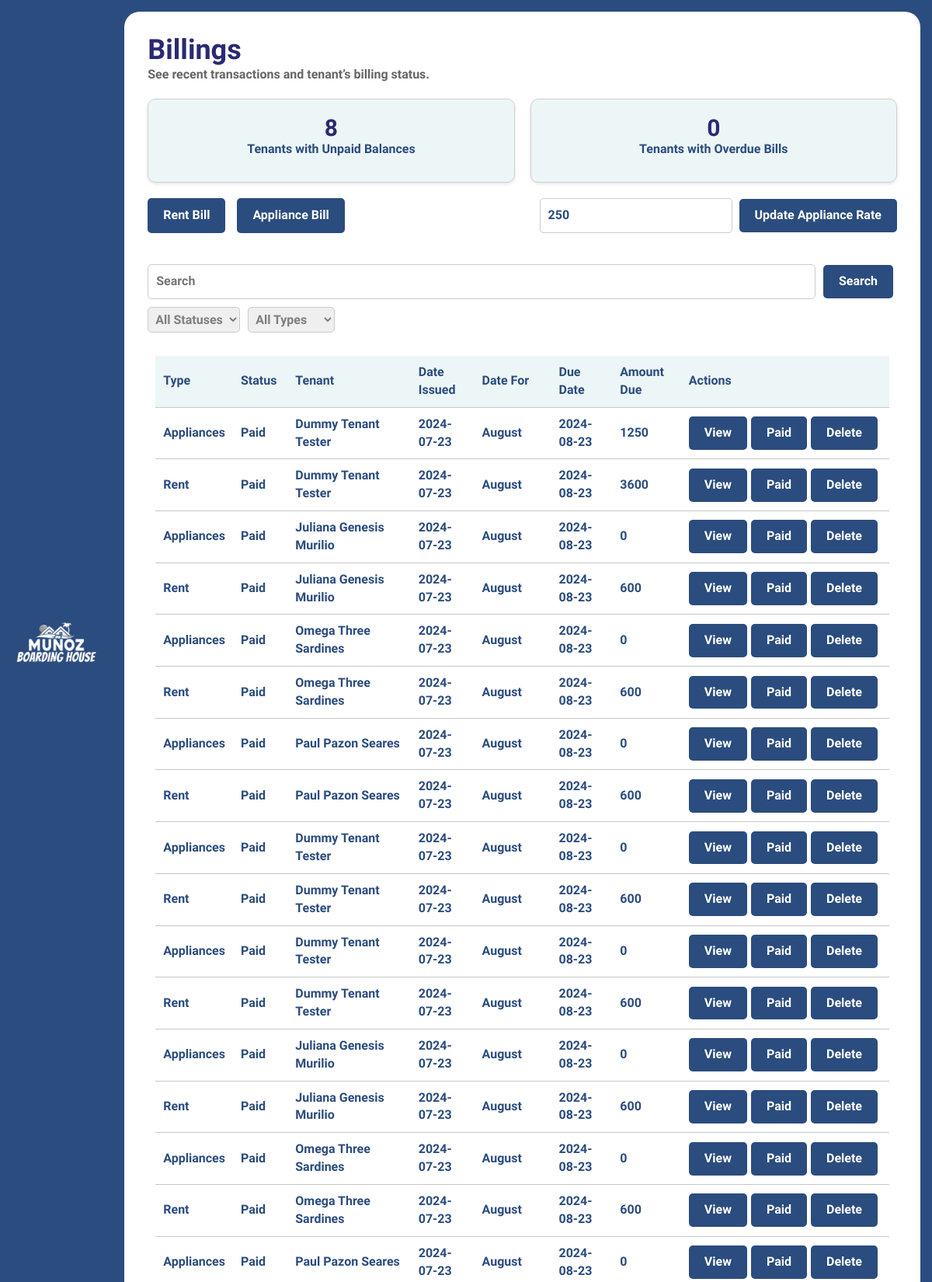
/php/billing.php (upper part), run on the app's committed database.
### tables this page shows
CREATE TABLE `billing` (
  `BillRefNo` int(11) NOT NULL,
  `OccupancyID` int(11) NOT NULL,
  `OccRate` int(11) NOT NULL,
  `TenantAppID` int(11) NOT NULL,
  `Quantity` int(11) NOT NULL,
  `AddQuantity` int(11) NOT NULL,
  `appRate` int(11) NOT NULL,
  `BillingMonth` date NOT NULL,
  `BillDateIssued` date NOT NULL,
  `BillDueDate` date NOT NULL,
  `DueAmount` int(11) NOT NULL,
  `BillStatus` enum('Paid','Unpaid') NOT NULL,
  `BillType` enum('Rent','Appliances') NOT NULL
);

CREATE TABLE `tenant` (
  `TenantID` int(11) NOT NULL,
  `TenFname` varchar(50) NOT NULL,
  `TenLname` varchar(50) NOT NULL,
  `TenMname` varchar(50) NOT NULL,
  `TenHouseNum` int(10) NOT NULL,
  `TenSt` varchar(50) NOT NULL,
  `TenBarangay` varchar(50) NOT NULL,
  `TenCity` varchar(50) NOT NULL,
  `TenProv` varchar(50) NOT NULL,
  `TenConNum` varchar(11) NOT NULL,
  `TenEmail` varchar(250) NOT NULL,
  `TenBdate` date NOT NULL,
  `TenGender` enum('M','F') NOT NULL DEFAULT 'M',
  `EmConFname` varchar(50) NOT NULL,
  `EmConLname` varchar(50) NOT NULL,
  `EmConMname` varchar(50) NOT NULL,
  `EmConNum` varchar(11) NOT NULL,
  `DateCreated` timestamp NOT NULL DEFAULT current_timestamp(),
  `LastModified` timestamp NOT NULL DEFAULT current_timestamp() ON UPDATE current_timestamp()
);

### php/billing.php (the view, shortened to what this page needs)
<?php
include 'mysql.php';
$sql = "SELECT rate FROM appRate WHERE id = (SELECT MAX(id) FROM appRate) LIMIT 1";
$result = $conn->query($sql);
$row = $result->fetch_assoc();
$appRate = $row['rate'];
?>
<!DOCTYPE html>
<html lang="en">
<head>
    <link rel="stylesheet" href="https://cdnjs.cloudflare.com/ajax/libs/font-awesome/4.7.0/css/font-awesome.min.css">
    <link rel="stylesheet" href="https://maxcdn.bootstrapcdn.com/bootstrap/3.4.1/css/bootstrap.min.css">
    <link rel="stylesheet" href="styles/billing-styles.css">
</head>
<body>
    <div class="sidebar">
        <div class="logo">
            <img src="icons/logo.png" alt="Munoz Boarding House Logo">
        </div>
        <ul class="w-100">
        </ul>
    </div>
    <div class="Content">
        <div class="main-content">
            <header>
                <h1><b>Billings</b></h1>
                <p>See recent transactions and tenant’s billing status.</p>
            </header>
            <div class="statistics">
                <div class="stat-box">
                    <h2><b>
                            <?php
                            include 'mysql.php';
                            $stmt = $conn->prepare("SELECT COUNT(*) FROM billing WHERE BillStatus = 'Unpaid'");
                            $stmt->execute();
                            $result = $stmt->get_result();
                            $row = $result->fetch_assoc();
                            echo $row['COUNT(*)'];
                            ?>
                        </b>
                    </h2>
                    <p>Tenants with Unpaid Balances</p>
                </div>
                <div class="stat-box">
                    <h2><b>
                            <?php
                            include 'mysql.php';
                            $current_date = date('Y-m-d');
                            $overdue_bills_query = "SELECT COUNT(*) AS overdue_bills_count, SUM(DueAmount) AS overdue_bills_amount FROM billing WHERE BillStatus = 'Unpaid' AND BillDueDate < '$current_date'";
                            $overdue_bills_result = mysqli_query($conn, $overdue_bills_query);
                            $overdue_bills_data = mysqli_fetch_assoc($overdue_bills_result);
                            echo $overdue_bills_data['overdue_bills_count'];
                            ?>
                        </b>
                    </h2>
                    <p>Tenants with Overdue Bills</p>
                </div>
            </div>
            <div class="buttons-container">
                <div class="buttons">
                    <button id="addPayment">Rent Bill</button>
                    <button id="addAppPayment">Appliance Bill</button>
                </div>
                <div class="rate-update-container">
                    <form action="billThings/updateRate.php" method="post">
                        <input type="number" name="appRate" value="<?php echo $appRate ?>">
                        <input type="submit" value="Update Appliance Rate"
                            onclick="return confirm('Are you sure you want to update appliance rate?')">
                    </form>
                </div>
            </div>
        </div>
        <div class="billing-table">
            <div class="search-bar-container">
                <input type="text" id="searchInput" class="search-bar" placeholder="Search">
                <button class="search-button">Search</button>
            </div>
            <div class="filter-container">
                <select id="status-filter">
                    <option value="">All Statuses</option>
                </select>
                <select id="type-filter">
                    <option value="">All Types</option>
                </select>
            </div>
            <div class="table-container">
                <table>
                    <thead>
                        <tr>
                            <th>Type</th>
                            <th>Status</th>
                            <th>Tenant</th>
                            <th>Date Issued</th>
                            <th>Date For</th>
                            <th>Due Date</th>
                            <th>Amount Due</th>
                            <th>Actions</th>
                        </tr>
                    </thead>
                    <tbody>
                        <?php
                        include 'mysql.php';
                        $query = "SELECT * , DATE_FORMAT(b.BillingMonth, '%M') as 'Month'
                                  FROM billing b JOIN occupancy o ON b.OccupancyID = o.OccupancyID JOIN tenant t ON o.TenantID = t.TenantID
                                  ORDER BY b.BillRefNo DESC";
                        $result = mysqli_query($conn, $query);
                        if ($result && mysqli_num_rows($result) > 0) {
                            while ($row = mysqli_fetch_assoc($result)) {
                                echo '<tr>
                                <td>' . $row['BillType'] . '</td>
                                <td>' . $row['BillStatus'] . '</td>
                                <td>' . $row['TenFname'] . " " . $row['TenMname'] . " " . $row['TenLname'] . '</td>
                                <td>' . $row['BillDateIssued'] . '</td>
                                <td>' . $row['Month'] . '</td>
                                <td>' . $row['BillDueDate'] . '</td>
                                <td>' . $row['DueAmount'] . '</td>
                                <td>
                                <span style="display: flex;">
                                <button onclick="openModal(' . $row['BillRefNo'] . ')">View</button>
                                <form action="billThings/updateBillStatus.php" method="post">
                                <input type="hidden" name="BillRefNo" value="' . $row['BillRefNo'] . '">
                                <button type="submit" onclick="return confirm(\'Are you sure you want to mark this bill as paid?\')">Paid</button>
                                </form>
                                <form action="billThings/deleteBill.php" method="post">
                                <input type="hidden" name="BillRefNo" value="' . $row['BillRefNo'] . '">
                                <button type="submit" onclick="return confirm(\'Are you sure you want to delete this bill?\')">Delete</button>
                                </form>
                                <span>
                                </td>
                                </tr>';
                            }
                        } else {
                            echo '<tr><td colspan="8">No bills found.</td></tr>';
                        }
                        ?>
                    </tbody>
                </table>
            </div>
        </div>
    </div>
</body>
</html>

### php/styles/billing-styles.css (style rules this page uses)
body { display: flex; margin: 0; height: 100vh; background-color: white; user-select: none; color: #2b4c7e; font-family: "Mallanna", sans-serif; font-weight: bold; font-size: medium; }
.sidebar { width: 250px; background-color: #2b4c7e; color: white; padding: 20px; display: flex; flex-direction: column; justify-content: space-evenly; }
.logo img { display: block; max-width: 100%; }
ul { list-style: none; padding: 0; }
.Content { font-family: "Mallanna", sans-serif; background-color: white; margin: 15px; border-radius: 20px; width: 200vh; box-shadow: 0 0 0 35px #2b4c7e; padding: 30px; font-family: "Mallanna", sans-serif; color: #2b4c7e; overflow: auto; }
header h1 { margin: 0; color: #2a2a72; }
header p { color: #666; }
.statistics { display: flex; gap: 20px; margin: 20px 0; }
.stat-box { background-color: #edf6f7; border-radius: 10px; padding: 20px; flex: 1; text-align: center; box-shadow: 0 2px 4px rgba(0, 0, 0, 0.1); border: #cfcfcf solid 1px; }
.stat-box h2 { color: #2a2a72; margin: 0; }
.buttons-container { display: flex; justify-content: space-between; }
.buttons { display: flex; gap: 10px; }
button { padding: 10px 20px; background-color: #2b4c7e; color: white; border: none; border-radius: 5px; cursor: pointer; margin-right: 5px; }
.buttons button { padding: 10px 20px; background-color: #2b4c7e; color: white; border: none; border-radius: 5px; cursor: pointer; }
.rate-update-container { display: flex; align-items: center; gap: 10px; }
.rate-update-container input[type="number"] { padding: 10px; border: 1px solid #ccc; border-radius: 5px; margin-right: 5px; }
.rate-update-container input[type="submit"] { padding: 10px 20px; background-color: #2b4c7e; color: white; border: none; border-radius: 5px; cursor: pointer; }
.billing-table { background-color: white; border-radius: 10px; overflow: auto; }
.search-bar-container { display: flex; align-items: center; margin-bottom: 10px; margin-top: 40px; }
.search-bar { width: 100%; padding: 10px; border: 1px solid #ccc; border-radius: 5px; margin-right: 10px; }
.search-button { padding: 10px 20px; background-color: #2b4c7e; color: white; border: none; border-radius: 5px; cursor: pointer; }
.filter-container { display: flex; gap: 10px; margin-bottom: 20px; color: rgb(126, 126, 126); font-weight: bold; }
.filter-container select { padding: 5px; border: 1px solid #ccc; border-radius: 5px; }
.table-container { width: 100%; overflow-x: auto; padding: 10px; box-sizing: border-box; }
table { width: 100%; border-collapse: collapse; justify-content: space-evenly; border-spacing: 0 10px; }
table th, table td { padding: 10px; text-align: left; border-bottom: 1px solid #c8c8c8; }
table th { background-color: #edf6f7; }

### data on the page
billing: BillType "Appliances", BillStatus "Paid", tenant.TenFname "Dummy", tenant.TenMname "Tenant", tenant.TenLname "Tester", BillDateIssued "2024-07-23", Month "August", BillDueDate "2024-08-23", DueAmount "1250"
billing: BillType "Rent", BillStatus "Paid", tenant.TenFname "Dummy", tenant.TenMname "Tenant", tenant.TenLname "Tester", BillDateIssued "2024-07-23", Month "August", BillDueDate "2024-08-23", DueAmount "3600"
billing: BillType "Appliances", BillStatus "Paid", tenant.TenFname "Juliana", tenant.TenMname "Genesis", tenant.TenLname "Murilio", BillDateIssued "2024-07-23", Month "August", BillDueDate "2024-08-23", DueAmount "0"
billing: BillType "Rent", BillStatus "Paid", tenant.TenFname "Juliana", tenant.TenMname "Genesis", tenant.TenLname "Murilio", BillDateIssued "2024-07-23", Month "August", BillDueDate "2024-08-23", DueAmount "600"
billing: BillType "Appliances", BillStatus "Paid", tenant.TenFname "Omega", tenant.TenMname "Three", tenant.TenLname "Sardines", BillDateIssued "2024-07-23", Month "August", BillDueDate "2024-08-23", DueAmount "0"
billing: BillType "Rent", BillStatus "Paid", tenant.TenFname "Omega", tenant.TenMname "Three", tenant.TenLname "Sardines", BillDateIssued "2024-07-23", Month "August", BillDueDate "2024-08-23", DueAmount "600"
billing: BillType "Appliances", BillStatus "Paid", tenant.TenFname "Paul", tenant.TenMname "Pazon", tenant.TenLname "Seares", BillDateIssued "2024-07-23", Month "August", BillDueDate "2024-08-23", DueAmount "0"
billing: BillType "Rent", BillStatus "Paid", tenant.TenFname "Paul", tenant.TenMname "Pazon", tenant.TenLname "Seares", BillDateIssued "2024-07-23", Month "August", BillDueDate "2024-08-23", DueAmount "600"
billing: BillType "Appliances", BillStatus "Paid", tenant.TenFname "Dummy", tenant.TenMname "Tenant", tenant.TenLname "Tester", BillDateIssued "2024-07-23", Month "August", BillDueDate "2024-08-23", DueAmount "0"
billing: BillType "Rent", BillStatus "Paid", tenant.TenFname "Dummy", tenant.TenMname "Tenant", tenant.TenLname "Tester", BillDateIssued "2024-07-23", Month "August", BillDueDate "2024-08-23", DueAmount "600"
billing: BillType "Appliances", BillStatus "Paid", tenant.TenFname "Dummy", tenant.TenMname "Tenant", tenant.TenLname "Tester", BillDateIssued "2024-07-23", Month "August", BillDueDate "2024-08-23", DueAmount "0"
billing: BillType "Rent", BillStatus "Paid", tenant.TenFname "Dummy", tenant.TenMname "Tenant", tenant.TenLname "Tester", BillDateIssued "2024-07-23", Month "August", BillDueDate "2024-08-23", DueAmount "600"
billing: BillType "Appliances", BillStatus "Paid", tenant.TenFname "Juliana", tenant.TenMname "Genesis", tenant.TenLname "Murilio", BillDateIssued "2024-07-23", Month "August", BillDueDate "2024-08-23", DueAmount "0"
billing: BillType "Rent", BillStatus "Paid", tenant.TenFname "Juliana", tenant.TenMname "Genesis", tenant.TenLname "Murilio", BillDateIssued "2024-07-23", Month "August", BillDueDate "2024-08-23", DueAmount "600"
billing: BillType "Appliances", BillStatus "Paid", tenant.TenFname "Omega", tenant.TenMname "Three", tenant.TenLname "Sardines", BillDateIssued "2024-07-23", Month "August", BillDueDate "2024-08-23", DueAmount "0"
billing: BillType "Rent", BillStatus "Paid", tenant.TenFname "Omega", tenant.TenMname "Three", tenant.TenLname "Sardines", BillDateIssued "2024-07-23", Month "August", BillDueDate "2024-08-23", DueAmount "600"
billing: BillType "Appliances", BillStatus "Paid", tenant.TenFname "Paul", tenant.TenMname "Pazon", tenant.TenLname "Seares", BillDateIssued "2024-07-23", Month "August", BillDueDate "2024-08-23", DueAmount "0"

### other printed values
$row['COUNT(*)'] "8"
$overdue_bills_data['overdue_bills_count'] "0"
